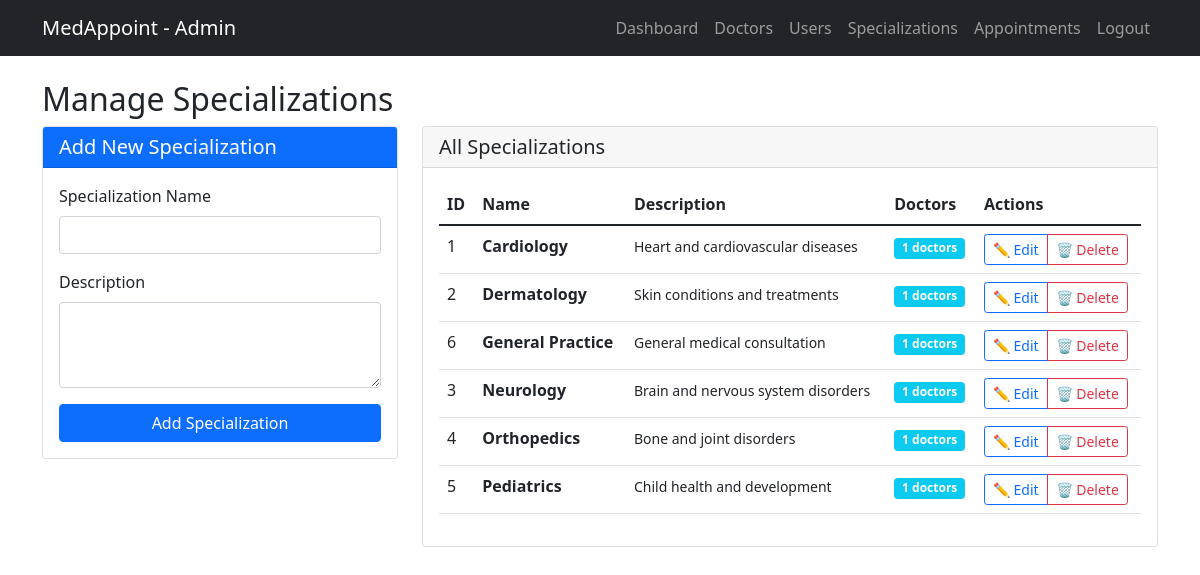
The page /admin/specializations.php (signed in) on the database its author committed.
### tables this page shows
CREATE TABLE specializations (
    id INT PRIMARY KEY AUTO_INCREMENT,
    name VARCHAR(100) UNIQUE NOT NULL,
    description TEXT
);

### admin/specializations.php (the view, shortened to what this page needs)
<?php
$conn = getConnection();
$specializations = $conn->query("SELECT * FROM specializations ORDER BY name");
?>
<!DOCTYPE html>
<html>
<head>
    <link href="https://cdn.jsdelivr.net/npm/bootstrap@5.1.3/dist/css/bootstrap.min.css" rel="stylesheet">
</head>
<body>
    <?php include '../includes/navbar-admin.php'; ?>
    <div class="container mt-4">
        <h2>Manage Specializations</h2>
        <div class="row">
            <div class="col-md-4">
                <div class="card">
                    <div class="card-header bg-primary text-white">
                        <h5 class="mb-0">Add New Specialization</h5>
                    </div>
                    <div class="card-body">
                        <form method="POST">
                            <div class="mb-3">
                                <label class="form-label">Specialization Name</label>
                                <input type="text" class="form-control" name="name" required>
                            </div>
                            <div class="mb-3">
                                <label class="form-label">Description</label>
                                <textarea class="form-control" name="description" rows="3"></textarea>
                            </div>
                            <button type="submit" name="add_specialization" class="btn btn-primary w-100">
                                Add Specialization
                            </button>
                        </form>
                    </div>
                </div>
            </div>
            <div class="col-md-8">
                <div class="card">
                    <div class="card-header">
                        <h5 class="mb-0">All Specializations</h5>
                    </div>
                    <div class="card-body">
                        <div class="table-responsive">
                            <table class="table table-hover">
                                <thead>
                                    <tr>
                                        <th>ID</th>
                                        <th>Name</th>
                                        <th>Description</th>
                                        <th>Doctors</th>
                                        <th>Actions</th>
                                    </tr>
                                </thead>
                                <tbody>
                                    <?php while($spec = $specializations->fetch_assoc()): ?>
                                        <tr>
                                            <td><?php echo $spec['id']; ?></td>
                                            <td>
                                                <strong><?php echo htmlspecialchars($spec['name']); ?></strong>
                                            </td>
                                            <td>
                                                <small><?php echo htmlspecialchars($spec['description'] ?: 'No description'); ?></small>
                                            </td>
                                            <td>
                                                <?php
                                                $doctor_count = $conn->query("
                                                    SELECT COUNT(*) as count FROM doctor_specializations
                                                    WHERE specialization_id = {$spec['id']}
                                                ")->fetch_assoc()['count'];
                                                ?>
                                                <span class="badge bg-info"><?php echo $doctor_count; ?> doctors</span>
                                            </td>
                                            <td>
                                                <div class="btn-group btn-group-sm">
                                                    <button class="btn btn-outline-primary"
                                                            onclick="editSpecialization(<?php echo $spec['id']; ?>)">
                                                        ✏️ Edit
                                                    </button>
                                                    <a href="?action=delete&id=<?php echo $spec['id']; ?>"
                                                       class="btn btn-outline-danger"
                                                       onclick="return confirm('Delete this specialization?')">
                                                       🗑️ Delete
                                                    </a>
                                                </div>
                                            </td>
                                        </tr>
                                    <?php endwhile; ?>
                                </tbody>
                            </table>
                        </div>
                    </div>
                </div>
            </div>
        </div>
    </div>
</body>
</html>

### rows shown on the page
specializations: id "1", name "Cardiology", description "Heart and cardiovascular diseases"
specializations: id "2", name "Dermatology", description "Skin conditions and treatments", doctor_count "1"
specializations: id "6", name "General Practice", description "General medical consultation", doctor_count "1"
specializations: id "3", name "Neurology", description "Brain and nervous system disorders", doctor_count "1"
specializations: id "4", name "Orthopedics", description "Bone and joint disorders", doctor_count "1"
specializations: id "5", name "Pediatrics", description "Child health and development", doctor_count "1"
